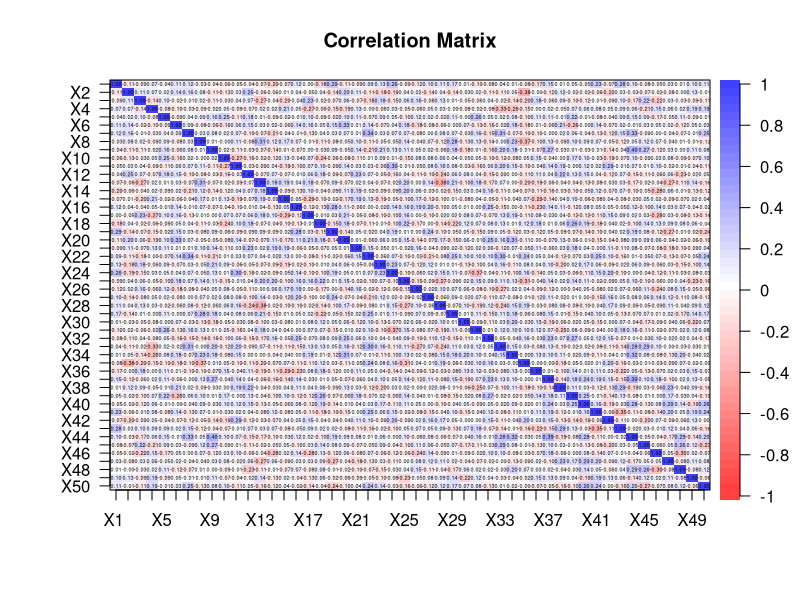
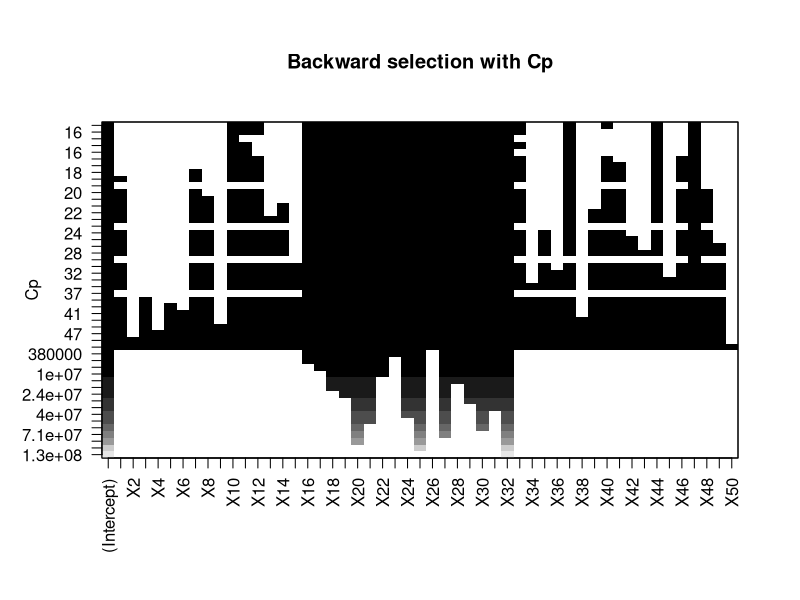
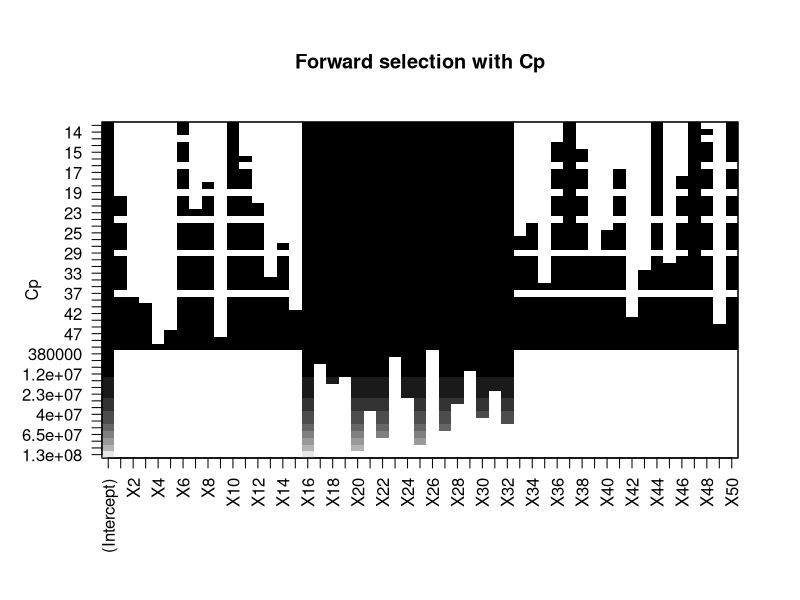
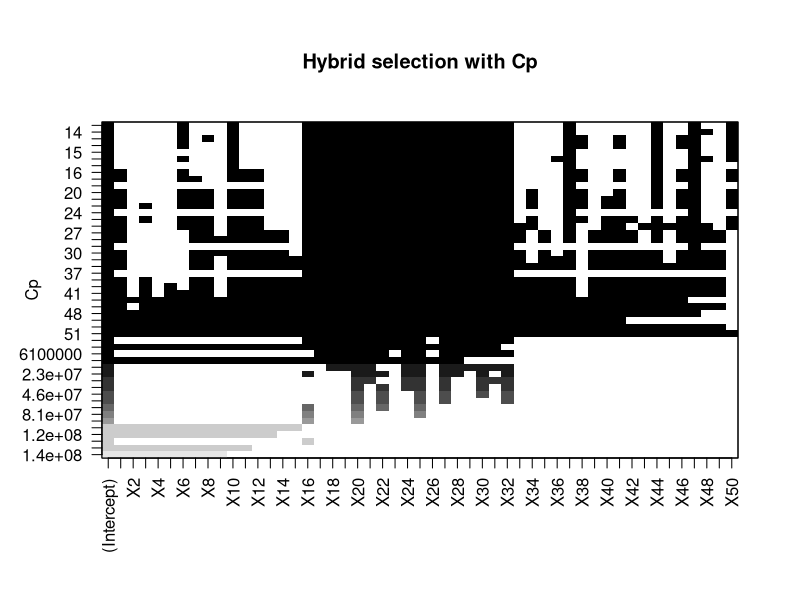
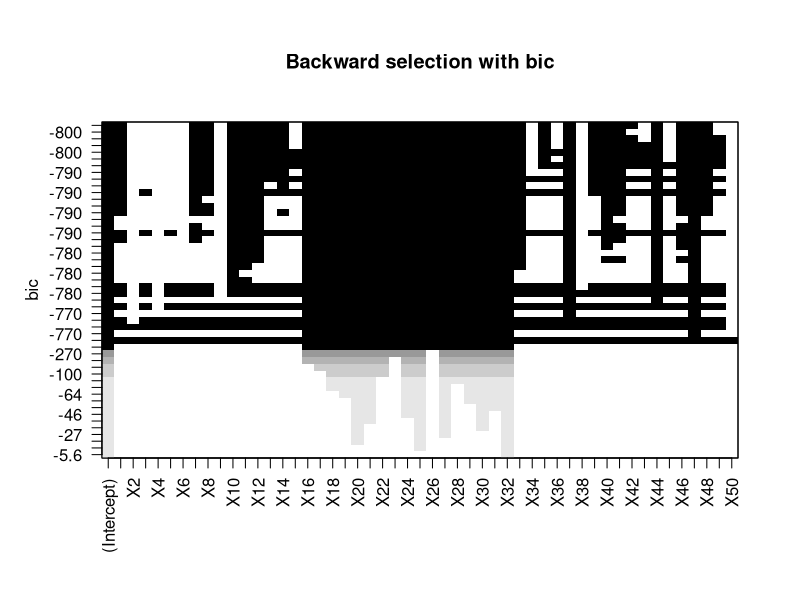
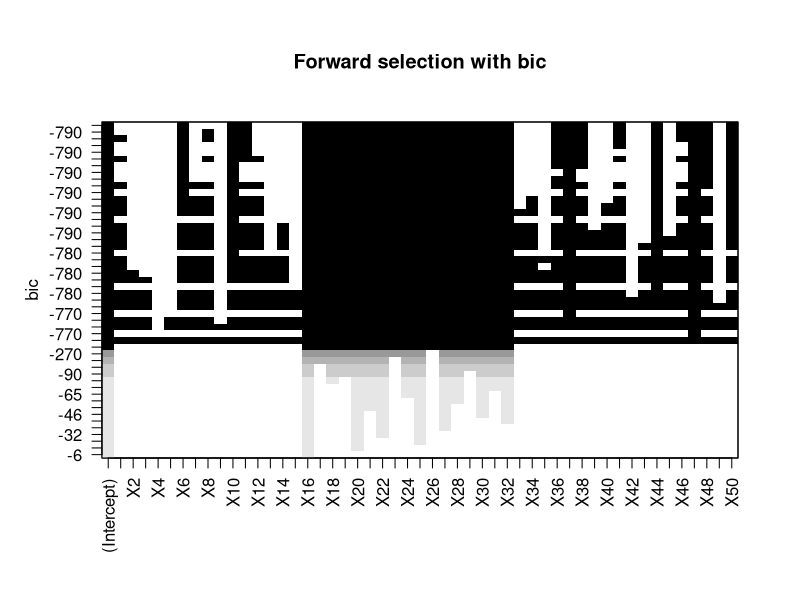
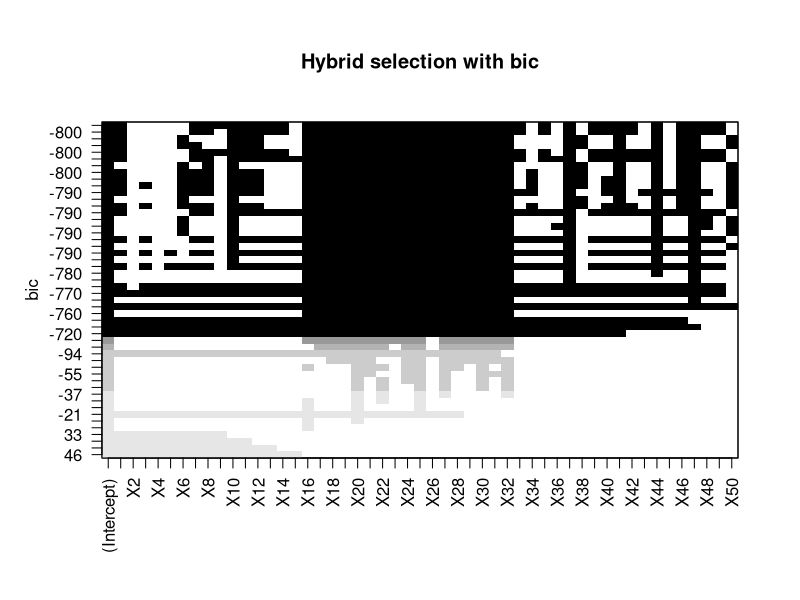
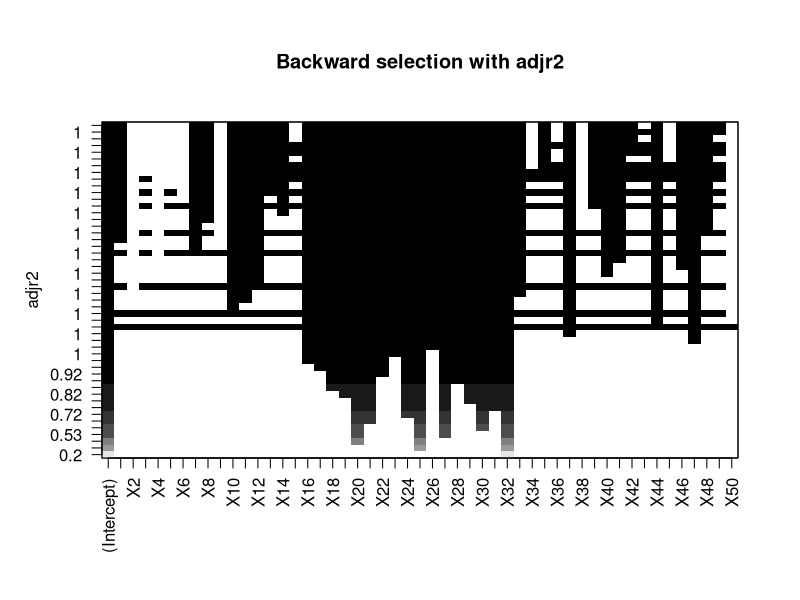

Reproduce these figures in R, in order.
####################################################
####################### Setup ######################
####################################################
library(glmnet)   # Load the "glmnet" package
library(plotmo)   # Load the "plotmo" package
library(corrplot) # Load the "corrplot" package
library(psych)    # Load the "psych" package
library(leaps)    # Load the "leaps" package for BSS and stepwise

# Load the dataset
data <- read.csv("RegressionDataset_DA_group1.csv", header = T, na.strings = "?")

head(data)
data <- na.omit(data) # Remove rows with missing values

set.seed(2023)        # Use a fixed seed for reproducibility of the experiment

# Save "Y" values in "y" and all values except for "Y" in "x"
x <- model.matrix(Y ~ ., data)[, -1] # Save all values except for "Y"
y <- data$Y # Save "Y" values

train <- sample(1:nrow(x), 0.8 * nrow(x)) # Sample 80% of the data for training set
test <- (-train)  # The remaining data will be the test set

# Parameters
n <- nrow(data[train, ]) # Number of observations in the training set
p <- ncol(x[train, ])    # Number of regressors

####################################################
############### Preliminary analysis ###############
####################################################

############### Correlation Matrix #################
dev.new()
corData <- round(cor(x), digits = 2) # Calculate the correlation matrix of x and round the values to 2 decimal places
# Uncomment the next line to save the plot as a PDF file
# pdf(file="Correlation_Matrix.pdf", width=26, height=15)
corPlot(corData, cex = 0.22, show.legend = TRUE, main = "Correlation Matrix") # Plot the correlation matrix with specified font size and display legend
# dev.off()

####################################################
################## Linear Model ####################
####################################################
lm.mod <- lm(Y ~ ., data = data[train, ]) # Fit a linear regression model to the data, using all variables in training set
summary(lm.mod) # Get the summary of the model
lm.predict <- predict(lm.mod, newdata = (data[test, ])) # Make predictions using the model on the test data
lm.coef <- coef(lm.mod) # Get the coefficients of the model

####################### Test ######################
lm.mse <- mean((lm.predict - y[test])^2) # Calculate the mean squared error between the predicted values and the actual values in the test data
lm.mse # Display the mean squared error

################### Print Results ##################
lm.predictors <- round(lm.coef / 100, digits = 0) # Round the values in bwd.coef and divide by 100, with 0 decimal places
intToUtf8(lm.predictors) # Convert the values in bwd.predictors to UTF-8 encoded integers

####################################################
###################### BSS #########################
####################################################
# The following code performs BSS, which is computationally inefficient, however, since it has a p
# approximately greater than 30 
# full.regfit <- regsubsets(Y ~ ., nvmax = variables_selected, data = data[train, ], really.big = T)
# summary(full.regfit)

####################################################
################### Stepwise #######################
####################################################
# The following code performs forward, backward, and hybrid selection on the training data 
# using the 'regsubsets' function from the 'leaps' package. 
# The function returns the best subset of predictors for each method of selection.
# The performance of each method is evaluated by computing the mean squared error (MSE) 
# between the predicted values and the actual values of the response variable on the test data.
# Finally, the coefficients of the best models are rounded to the nearest 100 and converted to UTF-8 format.

################# Forward selection ################
fwd.regfit <- regsubsets(Y ~ ., data = data[train, ], nvmax = p, method = "forward") # Forward selection on the training data
summary(fwd.regfit) # Summary of the results of forward selection

################# Backward selection ################
bwd.regfit <- regsubsets(Y ~ ., data = data[train, ], nvmax = p, method = "backward") # Backward selection on the training data
summary(bwd.regfit) # Summary of the results of forward selection

################# Hybrid selection ################
hyb.regfit <- regsubsets(Y ~ ., data = data[train, ], nvmax = p, method = "seqrep") # Hybrid selection on the training data
summary(hyb.regfit) # Summary of the results of forward selection

####################### Test ######################
test.mat <- model.matrix(Y ~ ., data = data[test, ]) #Model matrix for the test data

############ Test on backward selection ############
# The following lines evaluate the performance of the best model obtained from backward selection
val.errors <- rep(NA, p) # Creates a vector of NA values with length 'p' to store the MSE values for each model

for (i in 1:p) {
  coefi <- coef(bwd.regfit, id = i)           # Extracts the coefficients for the i-th model obtained from backward selection
  pred <- test.mat[, names(coefi)] %*% coefi  # Computes the predicted values for the response variable
  val.errors[i] <- mean((y[test] - pred)^2)   # Computes the MSE for the i-th model and stores it in the 'val.errors' vector
}

min <- which.min(val.errors) # Index of the minimum MSE value
bwd.mse <- val.errors[min]   # Stores the minimum MSE value in 'bwd.mse'
bwd.coef <- coef(bwd.regfit, min) # Extracts the coefficients for the best model obtained from backward selection

########### Test on forward selection ###########
# The following lines evaluate the performance of the best model obtained from forward selection
val.errors <- rep(NA, p) # Creates a vector of NA values with length 'p' to store the MSE values for each model

for (i in 1:p) {
  coefi <- coef(fwd.regfit, id = i)           # Extracts the coefficients for the i-th model obtained from forward selection
  pred <- test.mat[, names(coefi)] %*% coefi  # Computes the predicted values for the response variable
  val.errors[i] <- mean((y[test] - pred)^2)   # Computes the MSE for the i-th model and stores it in the 'val.errors' vector
}

min <- which.min(val.errors) # Index of the minimum MSE value
fwd.mse <- val.errors[min]   # Stores the minimum MSE value in 'fwd.mse'
fwd.coef <- coef(fwd.regfit, which.min(val.errors)) # Extracts the coefficients for the best model obtained from forward selection

############ Test on hybrid selection ############
# The following lines evaluate the performance of the best model obtained from hybrid selection
val.errors <- rep(NA, p) # Creates a vector of NA values with length 'p' to store the MSE values for each model

for (i in 1:p) {
  coefi <- coef(hyb.regfit, id = i)           # Extracts the coefficients for the i-th model obtained from hybrid selection
  pred <- test.mat[, names(coefi)] %*% coefi  # Computes the predicted values for the response variable
  val.errors[i] <- mean((y[test] - pred)^2)   # Computes the MSE for the i-th model and stores it in the 'val.errors' vector
}

# The best model is the one that contains which.min(val.errors) (ten in the book) variables.
min <- which.min(val.errors) # Index of the minimum MSE value
hyb.mse <- val.errors[min] # Stores the minimum MSE value in 'hyb.mse'
hyb.coef <- coef(hyb.regfit, which.min(val.errors)) # Extracts the coefficients for the best model obtained from hybrid selection

######################## Plot ########################
dev.new()
# Uncomment the next line to save the plot as a PDF file
# pdf(file="backward_cp.pdf", width=20, height=10)
plot(bwd.regfit, scale = "Cp")
title("Backward selection with Cp")
# dev.off()

dev.new()
# Uncomment the next line to save the plot as a PDF file
# pdf(file="forward_cp.pdf", width=20, height=10)
plot(fwd.regfit, scale = "Cp")
title("Forward selection with Cp")
# dev.off()

dev.new()
# Uncomment the next line to save the plot as a PDF file
# pdf(file="hybrid_cp.pdf", width=20, height=10)
plot(hyb.regfit, scale = "Cp")
title("Hybrid selection with Cp")
# dev.off()

dev.new()
# Uncomment the next line to save the plot as a PDF file
# pdf(file="backward_bic.pdf", width=20, height=10)
plot(bwd.regfit, scale = "bic")
title("Backward selection with bic")
# dev.off()

dev.new()
# Uncomment the next line to save the plot as a PDF file
# pdf(file="forward_bic.pdf", width=20, height=10)
plot(fwd.regfit, scale = "bic")
title("Forward selection with bic")
# dev.off()

dev.new()
# Uncomment the next line to save the plot as a PDF file
# pdf(file="hybrid_bic.pdf", width=20, height=10)
plot(hyb.regfit, scale = "bic")
title("Hybrid selection with bic")
# dev.off()

dev.new()
# Uncomment the next line to save the plot as a PDF file
# pdf(file="backward_adjr.pdf", width=20, height=10)
plot(bwd.regfit, scale = "adjr2")
title("Backward selection with adjr2")
# dev.off()

dev.new()
# Uncomment the next line to save the plot as a PDF file
# pdf(file="forward_adjr.pdf", width=20, height=10)
plot(fwd.regfit, scale = "adjr2")
title("Forward selection with adjr2")
# dev.off()

dev.new()
# Uncomment the next line to save the plot as a PDF file
# pdf(file="hybrid_adjr.pdf", width=20, height=10)
plot(hyb.regfit, scale = "adjr2")
title("Hybrid selection with adjr2")
# dev.off()

################### Print Results ##################
bwd.predictors <- round(bwd.coef / 100, digits = 0) # Round the values in bwd.coef and divide by 100, with 0 decimal places
intToUtf8(bwd.predictors) # Convert the values in bwd.predictors to UTF-8 encoded integers

fwd.predictors <- round(fwd.coef / 100, digits = 0) # Round the values in fwd.coef and divide by 100, with 0 decimal places
intToUtf8(fwd.predictors) # Convert the values in fwd.predictors to UTF-8 encoded integers

hyb.predictors <- round(hyb.coef / 100, digits = 0) # Round the values in hyb.coef and divide by 100, with 0 decimal places
intToUtf8(hyb.predictors) # Convert the values in hyb.predictors to UTF-8 encoded integers

####################################################
###################### Ridge #######################
####################################################
grid <- 10^seq(10, -10, length = 1000) # Define a sequence of 1000 numbers logarithmically spaced between 10^10 and 10^-10

# Use the argument alpha = 0 to perform ridge
ridge.mod <- glmnet(x[train, ], y[train], alpha = 0, lambda = grid) # Fit a ridge regression model with alpha=0 and the grid of lambda values defined earlier

dev.new()
plot_glmnet(ridge.mod, xvar = "lambda") # Plot the ridge regression model, with x-axis as log lambda

# Perform 10-fold cross-validation to determine the best lambda value for the ridge model
cv.out <- cv.glmnet(x[train, ], y[train], alpha = 0, lambda = grid)

dev.new()
plot(cv.out) # Plot the cross-validation results

ridge.bestlam <- cv.out$lambda.min # Get the best lambda value from cross-validation

ridge.pred <- predict(ridge.mod, s = ridge.bestlam, newx = x[test, ]) # Calculate the predictions using the best lambda value
ridge.mse <- mean((ridge.pred - y[test])^2) # Calculate the mean squared error of the predictions on test set
ridge.mse # Print the mean squared error

ridge.out <- glmnet(x, y, alpha = 0, lambda = grid) # Fit the ridge regression model to the entire data set
ridge.coef <- predict(ridge.out, type = "coefficients", s = ridge.bestlam)[1:p + 1, ] # Get the coefficients for the best lambda value
ridge.coef # Print the coefficients

dev.new()
plot_glmnet(ridge.out, xvar = "lambda") # Plot the ridge regression model for the entire data set

################### Print Results ##################
# Round the coefficients and convert to utf-8 format
ridge.predictors <- round(ridge.coef / 100, digits = 0)
intToUtf8(ridge.predictors)

####################################################
###################### LASSO #######################
####################################################
grid <- 10^seq(5, -2, length = 1000) # Define a sequence of 1000 numbers logarithmically spaced between 10^5 and 10^-2

# use the argument alpha = 1 to perform lasso
lasso.mod <- glmnet(x[train, ], y[train], alpha = 1, lambda = grid) # Fit a lasso regression model with alpha=1 and the grid of lambda values defined earlier

dev.new()
plot(lasso.mod, label = T) # Plot the model fit to the training data as a function of L1 norm

dev.new()
plot_glmnet(lasso.mod, xvar = "lambda") # Plot the model fit to the training data as a function of log lambda using plot_glmnet() function

# Perform 10-fold cross-validation to determine the best lambda value for the lasso model
cv.out <- cv.glmnet(x[train, ], y[train], alpha = 1, lambda = grid)

dev.new()
plot(cv.out) # Plot the cross-validation results

lasso.bestlam <- cv.out$lambda.1se # Determine the best lambda value based on the cross-validation results, we choose the 1se to select
                             # the most parsimonious model with low error 
# lasso.bestlam <- cv.out$lambda.min # If you want the minimum only based on MSE

lasso.pred <- predict(lasso.mod, s = lasso.bestlam, newx = x[test, ]) # Use the best lambda value to make predictions on the test data
lasso.mse <- mean((lasso.pred - y[test])^2) # Calculate the mean squared error of the predictions on the test data
lasso.mse # Print the mean squared error

lasso.out <- glmnet(x, y, alpha = 1, lambda = grid) # Fit the lasso model to the entire data set
lasso.coef <- predict(lasso.out, type = "coefficients", s = lasso.bestlam)[1:p + 1, ] # Extract coefficients
lasso.coef # Print the coefficient values
lasso.coef[lasso.coef != 0] # Print the non-zero coefficient values
cat("Number of coefficients equal to 0:", sum(lasso.coef == 0), "\n") # Print the number of coefficients equal to 0

dev.new()
plot_glmnet(lasso.out, xvar = "lambda") # Plot the lasso model fit to the entire data set as a function of log lambda using plot_glmnet() function

################### Print Results ##################
# Round the coefficient values to the nearest 100 and convert the result to UTF-8
lasso.predictors <- round(lasso.coef / 100, digits = 0)
intToUtf8(lasso.predictors)

####################################################
################### Elastic Net ####################
####################################################
enet.mod <- glmnet(x[train, ], y[train], alpha = 0.1, lambda = grid) # Fit the Elastic Net Model with an alpha value of 0.1
enet.pred <- predict(enet.mod, s = 0.1, newx = x[test, ]) # Predict using the fitted model and a lambda value of 0.1
min <- mean((enet.pred - y[test])^2) # Calculate the mean squared error
def.alp <- 0 # Initialize default alpha value

# Loop through different alpha values from 0.5 to 0.9 with a step of 0.05
# This loop is more towards the lasso side since it's not recommended to apply ridge for highly uncorrelated data
for (alp in seq(0.5, 0.9, by = 0.05)) {
  enet.mod <- glmnet(x[train, ], y[train], alpha = alp, lambda = grid) # Fit the Elastic Net Model with the current alpha value
  cv.out <- cv.glmnet(x[train, ], y[train], alpha = alp, lambda = grid) # Perform cross-validation to find the best lambda value
  enet.bestlam <- cv.out$lambda.min # Get the best lambda value
  
  enet.pred <- predict(enet.mod, s = enet.bestlam, newx = x[test, ]) # Predict using the fitted model and the best lambda value
  enet.mse <- mean((enet.pred - y[test])^2) # Calculate the mean squared error
  
  # If the current mean squared error is lower than the minimum mean squared error, update the minimum and default alpha value
  if (enet.mse < min) {
    min <- enet.mse
    def.alp <- alp
  }
}

# Fit the Elastic Net Model with the best default alpha value
enet.mod <- glmnet(x[train, ], y[train], alpha = def.alp, lambda = grid)
# Plot the fitted model
dev.new()
plot(enet.mod, label = T)
dev.new()
plot(enet.mod, label = T, xvar = "lambda")
plot_glmnet(enet.mod, xvar = "lambda")

cv.out <- cv.glmnet(x[train, ], y[train], alpha = def.alp, lambda = grid) # Perform cross-validation

# Plot the cross-validation results
dev.new()
plot(cv.out)

enet.bestlam <- cv.out$lambda.min # Get the best lambda value

enet.pred <- predict(enet.mod, s = enet.bestlam, newx = x[test, ]) # Predict using the fitted model and the best lambda value
enet.mse <- mean((enet.pred - y[test])^2) # Calculate the mean squared error

enet.coef <- predict(enet.mod, type = "coefficients", s = enet.bestlam)[1:p+1, ] # Get the coefficients for the fitted model with the best lambda value

################### Print Results ##################
# Finally, we took the vector with the best predictors estimate, we diveded by 100 and and we make the conversation in ASCII.
enet.predictors <- round(enet.coef / 100, digits = 0)
intToUtf8(enet.predictors)

####################################################
################# Print all MSE ###################
####################################################
# Finally, we print all calculated MSE values to evaluate the best technique
lm.mse
fwd.mse
bwd.mse
hyb.mse
lasso.mse
ridge.mse
enet.mse
